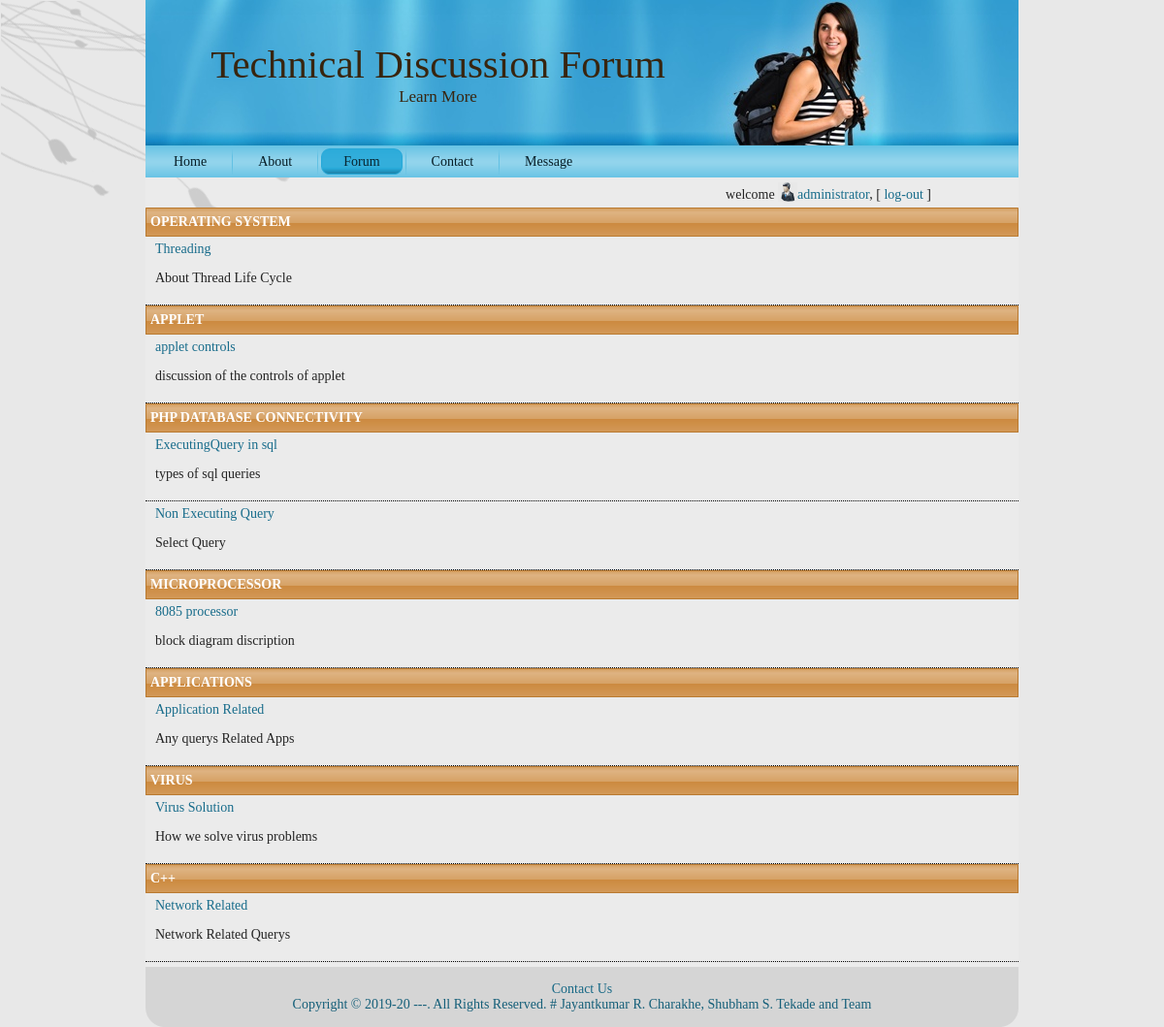
The page /forum.php (signed in) on the database its author committed.
### tables this page shows
CREATE TABLE `topic` (
  `topic_id` int(11) NOT NULL,
  `topic_name` varchar(50) NOT NULL,
  `topic_type` varchar(50) NOT NULL
);

CREATE TABLE `subtopic` (
  `subtopic_id` int(11) NOT NULL,
  `subtopic_name` varchar(50) NOT NULL,
  `subtopic_description` varchar(500) NOT NULL,
  `s_status` varchar(20) NOT NULL,
  `topic_id` int(11) NOT NULL
);

### utility.php (called while the page is built, shortened)
<?php
	function ExecuteQuery ($sql)
	{
		$con=mysqli_connect ("localhost","root","","tech_forum");
		mysqli_select_db ($con,"tech_forum");
		$rows = mysqli_query ($con,$sql);
		return $rows;
	}
?>

### forum.php (the view, shortened to what this page needs)
<?php session_start();
 require("header.php");
 require("checkUser.php");
 ?>
<?php
	$topic = ExecuteQuery ("SELECT * FROM topic");
	while ($r1 = mysqli_fetch_array($topic))
	{
			echo "<div class='heading'>$r1[topic_name]</div>";
			$stopic = ExecuteQuery ("SELECT * FROM subtopic WHERE topic_id=$r1[topic_id]");
			while ($r2 = mysqli_fetch_array ($stopic) )
			{
				echo "<div class='box'>";
				echo "<div class='sub-heading'>
						<a href='questions.php?id=$r2[subtopic_id]'> $r2[subtopic_name]</a>
					</div>";
				echo "<p>$r2[subtopic_description]</p>";
				echo "</div>";
			}
	}
?>
<?php require("footer.php"); ?>

### res/style.css (style rules this page uses)
.heading { color:#ffffff; font-weight: bold; padding: 5px; line-height:20px; text-transform:uppercase; background-image: url('images/BlockHeader.png'); }
.sub-heading { color:#00F; }
.box { border-bottom: 1px dotted black; padding: 5px 10px 5px 10px; }
.sub-heading a { color:#00F; text-decoration: none; }
body { margin: 0 auto; padding: 0; background-color: #E8E8E8; }
body { font-family: Georgia, "Times New Roman", Times, Serif; font-size: 14px; color: #242424; }
a { font-family: Georgia, "Times New Roman", Times, Serif; text-decoration: none; color: #186C8B; }
a:link { font-family: Georgia, "Times New Roman", Times, Serif; text-decoration: none; color: #186C8B; }

### rows shown on the page
topic: topic_name "OPERATING SYSTEM"
subtopic: subtopic_name "Threading", subtopic_description "About Thread Life Cycle"
topic: topic_name "APPLET"
subtopic: subtopic_name "applet controls", subtopic_description "discussion of the controls of applet"
topic: topic_name "PHP DATABASE CONNECTIVITY"
subtopic: subtopic_name "ExecutingQuery in sql", subtopic_description "types of sql queries"
subtopic: subtopic_name "Non Executing Query", subtopic_description "Select Query"
topic: topic_name "MICROPROCESSOR"
subtopic: subtopic_name "8085 processor", subtopic_description "block diagram discription"
topic: topic_name "APPLICATIONS"
subtopic: subtopic_name "Application Related", subtopic_description "Any querys Related Apps"
topic: topic_name "VIRUS"
subtopic: subtopic_name "Virus Solution", subtopic_description "How we solve virus problems"
topic: topic_name "C++"
subtopic: subtopic_name "Network Related", subtopic_description "Network Related Querys"

### other values the page prints
$_SESSION["fn"] "administrator"
